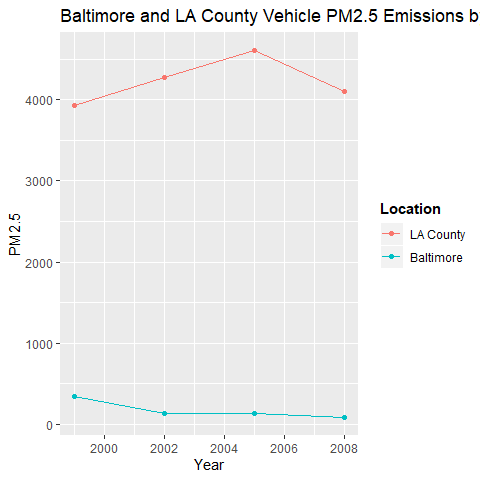

Recreate this plot in R.
bla <- subset(SCC_SUMMARY, SCC_SUMMARY$fips %in% c("24510","06037") & SCC_SUMMARY$type == "ON-ROAD")
bla <- aggregate(Emissions ~ year + fips, bla, sum)


#use ggplot2
library(ggplot2)
ggplot(bla, aes(year, Emissions, col = fips)) +
  geom_line() +
  geom_point() +
  ggtitle("Baltimore and LA County Vehicle PM2.5 Emissions by Year") +
  xlab("Year") +
  ylab("PM2.5")+
  scale_colour_discrete(name = "Location", labels = c("LA County", "Baltimore")) +
  theme(legend.title = element_text(face = "bold"))
